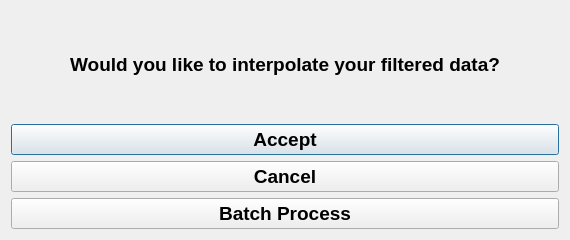
<?xml version="1.0" encoding="UTF-8"?>
<ui version="4.0">
 <class>DialogInterpolation</class>
 <widget class="QDialog" name="DialogInterpolation">
  <property name="windowModality">
   <enum>Qt::ApplicationModal</enum>
  </property>
  <property name="geometry">
   <rect>
    <x>0</x>
    <y>0</y>
    <width>570</width>
    <height>240</height>
   </rect>
  </property>
  <property name="minimumSize">
   <size>
    <width>0</width>
    <height>240</height>
   </size>
  </property>
  <property name="maximumSize">
   <size>
    <width>16777215</width>
    <height>240</height>
   </size>
  </property>
  <property name="windowTitle">
   <string>Dialog</string>
  </property>
  <property name="modal">
   <bool>true</bool>
  </property>
  <layout class="QVBoxLayout" name="verticalLayout">
   <item>
    <widget class="QLabel" name="lMsg">
     <property name="font">
      <font>
       <pointsize>14</pointsize>
       <weight>75</weight>
       <bold>true</bold>
      </font>
     </property>
     <property name="layoutDirection">
      <enum>Qt::LeftToRight</enum>
     </property>
     <property name="autoFillBackground">
      <bool>false</bool>
     </property>
     <property name="text">
      <string>Would you like to interpolate your filtered data?</string>
     </property>
     <property name="textFormat">
      <enum>Qt::AutoText</enum>
     </property>
     <property name="alignment">
      <set>Qt::AlignCenter</set>
     </property>
    </widget>
   </item>
   <item>
    <widget class="QPushButton" name="b_accept">
     <property name="minimumSize">
      <size>
       <width>0</width>
       <height>31</height>
      </size>
     </property>
     <property name="maximumSize">
      <size>
       <width>16777215</width>
       <height>31</height>
      </size>
     </property>
     <property name="font">
      <font>
       <pointsize>14</pointsize>
       <weight>75</weight>
       <bold>true</bold>
      </font>
     </property>
     <property name="text">
      <string>Accept</string>
     </property>
    </widget>
   </item>
   <item>
    <widget class="QPushButton" name="b_cancel">
     <property name="maximumSize">
      <size>
       <width>16777215</width>
       <height>31</height>
      </size>
     </property>
     <property name="font">
      <font>
       <pointsize>14</pointsize>
       <weight>75</weight>
       <bold>true</bold>
      </font>
     </property>
     <property name="text">
      <string>Cancel</string>
     </property>
    </widget>
   </item>
   <item>
    <widget class="QPushButton" name="b_Batch">
     <property name="minimumSize">
      <size>
       <width>0</width>
       <height>31</height>
      </size>
     </property>
     <property name="maximumSize">
      <size>
       <width>16777215</width>
       <height>31</height>
      </size>
     </property>
     <property name="font">
      <font>
       <pointsize>14</pointsize>
       <weight>75</weight>
       <bold>true</bold>
      </font>
     </property>
     <property name="text">
      <string>Batch Process</string>
     </property>
    </widget>
   </item>
  </layout>
 </widget>
 <resources/>
 <connections/>
</ui>
